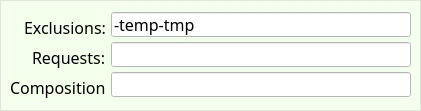
      <widget class="QFrame" name="frame">
       <property name="geometry">
        <rect>
         <x>0</x>
         <y>50</y>
         <width>421</width>
         <height>111</height>
        </rect>
       </property>
       <property name="minimumSize">
        <size>
         <width>0</width>
         <height>75</height>
        </size>
       </property>
       <property name="maximumSize">
        <size>
         <width>16777215</width>
         <height>200</height>
        </size>
       </property>
       <property name="styleSheet">
        <string notr="true">background-color: rgba(239, 255, 231, 100);</string>
       </property>
       <property name="frameShape">
        <enum>QFrame::StyledPanel</enum>
       </property>
       <property name="frameShadow">
        <enum>QFrame::Raised</enum>
       </property>
       <widget class="QWidget" name="formLayoutWidget">
        <property name="geometry">
         <rect>
          <x>10</x>
          <y>6</y>
          <width>401</width>
          <height>96</height>
         </rect>
        </property>
        <property name="font">
         <font>
          <family>Yu Gothic</family>
         </font>
        </property>
        <layout class="QFormLayout" name="conditions_frame">
         <property name="fieldGrowthPolicy">
          <enum>QFormLayout::AllNonFixedFieldsGrow</enum>
         </property>
         <property name="labelAlignment">
          <set>Qt::AlignRight|Qt::AlignTrailing|Qt::AlignVCenter</set>
         </property>
         <property name="formAlignment">
          <set>Qt::AlignLeading|Qt::AlignLeft|Qt::AlignVCenter</set>
         </property>
         <property name="horizontalSpacing">
          <number>5</number>
         </property>
         <property name="verticalSpacing">
          <number>0</number>
         </property>
         <property name="leftMargin">
          <number>0</number>
         </property>
         <property name="topMargin">
          <number>5</number>
         </property>
         <property name="rightMargin">
          <number>0</number>
         </property>
         <property name="bottomMargin">
          <number>0</number>
         </property>
         <item row="0" column="0">
          <widget class="QLabel" name="exp_label">
           <property name="sizePolicy">
            <sizepolicy hsizetype="Fixed" vsizetype="Fixed">
             <horstretch>0</horstretch>
             <verstretch>0</verstretch>
            </sizepolicy>
           </property>
           <property name="minimumSize">
            <size>
             <width>0</width>
             <height>30</height>
            </size>
           </property>
           <property name="maximumSize">
            <size>
             <width>16777215</width>
             <height>30</height>
            </size>
           </property>
           <property name="font">
            <font>
             <family>Yu Gothic</family>
             <pointsize>12</pointsize>
            </font>
           </property>
           <property name="text">
            <string>Exclusions:</string>
           </property>
          </widget>
         </item>
         <item row="0" column="1">
          <widget class="QLineEdit" name="entr_excp">
           <property name="minimumSize">
            <size>
             <width>100</width>
             <height>25</height>
            </size>
           </property>
           <property name="maximumSize">
            <size>
             <width>500</width>
             <height>25</height>
            </size>
           </property>
           <property name="font">
            <font>
             <family>Yu Gothic</family>
             <pointsize>12</pointsize>
            </font>
           </property>
           <property name="focusPolicy">
            <enum>Qt::WheelFocus</enum>
           </property>
           <property name="acceptDrops">
            <bool>false</bool>
           </property>
           <property name="toolTip">
            <string>&lt;html&gt;&lt;head/&gt;&lt;body&gt;&lt;p align=&quot;justify&quot;&gt;&lt;span style=&quot; font-size:10pt;&quot;&gt;Fill the excpetions to filter your data. &lt;br/&gt;Any folder or file names which contain&lt;br/&gt;exception key words will be avoided&lt;br/&gt;during the scanning procedure.&lt;/span&gt;&lt;/p&gt;&lt;p align=&quot;justify&quot;&gt;&lt;span style=&quot; font-size:10pt;&quot;&gt;Fill keywords using &amp;quot;-&amp;quot; delimeter&lt;br/&gt;Example: -temp-tmp-jana&lt;/span&gt;&lt;/p&gt;&lt;/body&gt;&lt;/html&gt;</string>
           </property>
           <property name="styleSheet">
            <string notr="true">background-color: rgb(255, 255, 255);</string>
           </property>
           <property name="text">
            <string>-temp-tmp</string>
           </property>
          </widget>
         </item>
         <item row="1" column="1">
          <widget class="QLineEdit" name="entr_reqst">
           <property name="sizePolicy">
            <sizepolicy hsizetype="Expanding" vsizetype="Fixed">
             <horstretch>0</horstretch>
             <verstretch>0</verstretch>
            </sizepolicy>
           </property>
           <property name="minimumSize">
            <size>
             <width>0</width>
             <height>25</height>
            </size>
           </property>
           <property name="maximumSize">
            <size>
             <width>500</width>
             <height>25</height>
            </size>
           </property>
           <property name="font">
            <font>
             <family>Yu Gothic</family>
             <pointsize>12</pointsize>
            </font>
           </property>
           <property name="toolTip">
            <string>&lt;html&gt;&lt;head/&gt;&lt;body&gt;&lt;p&gt;&lt;span style=&quot; font-size:10pt;&quot;&gt;Fill the requests to filter your data. &lt;br/&gt;Only folders and file names which contain&lt;br/&gt;request key words will be scanned&lt;br/&gt;&lt;/span&gt;&lt;/p&gt;&lt;p&gt;&lt;span style=&quot; font-size:10pt;&quot;&gt;Fill keywords using &amp;quot;-&amp;quot; delimeter&lt;br/&gt;Example: -olex-mgco3&lt;/span&gt;&lt;/p&gt;&lt;/body&gt;&lt;/html&gt;</string>
           </property>
           <property name="styleSheet">
            <string notr="true">background-color: rgb(255, 255, 255);</string>
           </property>
           <property name="text">
            <string/>
           </property>
          </widget>
         </item>
         <item row="1" column="0">
          <widget class="QLabel" name="req_label">
           <property name="sizePolicy">
            <sizepolicy hsizetype="Fixed" vsizetype="Fixed">
             <horstretch>0</horstretch>
             <verstretch>0</verstretch>
            </sizepolicy>
           </property>
           <property name="minimumSize">
            <size>
             <width>0</width>
             <height>30</height>
            </size>
           </property>
           <property name="maximumSize">
            <size>
             <width>16777215</width>
             <height>30</height>
            </size>
           </property>
           <property name="font">
            <font>
             <family>Yu Gothic</family>
             <pointsize>12</pointsize>
            </font>
           </property>
           <property name="text">
            <string>Requests:</string>
           </property>
          </widget>
         </item>
         <item row="2" column="0">
          <widget class="QLabel" name="chem_label">
           <property name="sizePolicy">
            <sizepolicy hsizetype="Fixed" vsizetype="Fixed">
             <horstretch>0</horstretch>
             <verstretch>0</verstretch>
            </sizepolicy>
           </property>
           <property name="minimumSize">
            <size>
             <width>0</width>
             <height>30</height>
            </size>
           </property>
           <property name="maximumSize">
            <size>
             <width>16777215</width>
             <height>30</height>
            </size>
           </property>
           <property name="font">
            <font>
             <family>Yu Gothic</family>
             <pointsize>12</pointsize>
            </font>
           </property>
           <property name="text">
            <string>Composition</string>
           </property>
          </widget>
         </item>
         <item row="2" column="1">
          <widget class="QLineEdit" name="entr_chem">
           <property name="sizePolicy">
            <sizepolicy hsizetype="Expanding" vsizetype="Fixed">
             <horstretch>0</horstretch>
             <verstretch>0</verstretch>
            </sizepolicy>
           </property>
           <property name="minimumSize">
            <size>
             <width>0</width>
             <height>25</height>
            </size>
           </property>
           <property name="maximumSize">
            <size>
             <width>500</width>
             <height>25</height>
            </size>
           </property>
           <property name="font">
            <font>
             <family>Yu Gothic</family>
             <pointsize>12</pointsize>
            </font>
           </property>
           <property name="toolTip">
            <string>&lt;html&gt;&lt;head/&gt;&lt;body&gt;&lt;p&gt;&lt;span style=&quot; font-size:10pt;&quot;&gt;List the atoms to perform search&lt;br/&gt;only on structures with specific&lt;br/&gt;chemical composition. This rely only&lt;br/&gt;on type of the atoms, not stoichiometry.&lt;br/&gt;&lt;/span&gt;&lt;/p&gt;&lt;p&gt;&lt;span style=&quot; font-size:10pt;&quot;&gt;Fill keywords using &amp;quot;-&amp;quot; delimeter&lt;br/&gt;Example: -Mg-C-O&lt;br/&gt;&lt;br/&gt;Currently works only in &amp;quot;scan&amp;quot; mode.&lt;/span&gt;&lt;/p&gt;&lt;/body&gt;&lt;/html&gt;</string>
           </property>
           <property name="styleSheet">
            <string notr="true">background-color: rgb(255, 255, 255);</string>
           </property>
           <property name="text">
            <string/>
           </property>
          </widget>
         </item>
        </layout>
       </widget>
      </widget>
